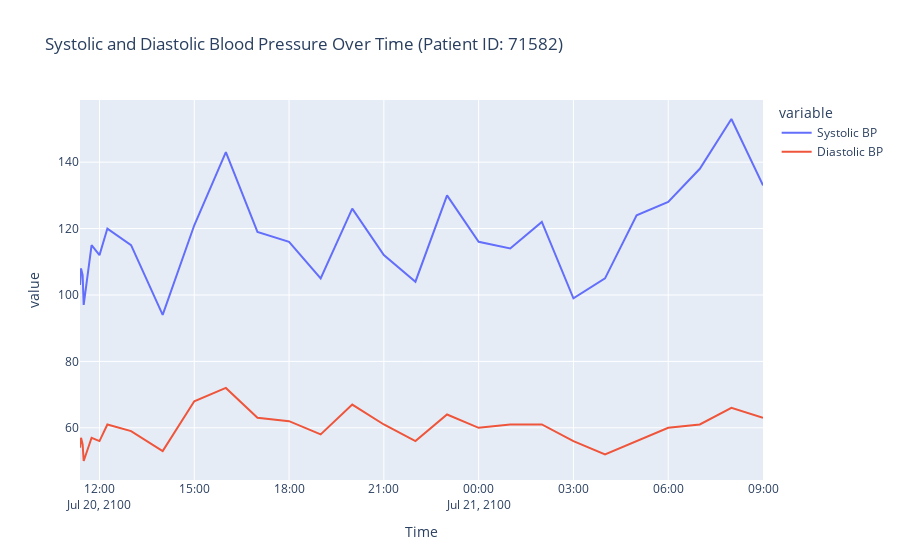

The cell this chart's notebook holds for it:
### Code cell
query = """
SELECT CE.SUBJECT_ID, CE.HADM_ID, CE.ITEMID, CE.VALUE, CE.CHARTTIME
FROM CHARTEVENTS CE
WHERE CE.ITEMID IN (220050, 220051) AND CE.SUBJECT_ID = 71582
ORDER BY CE.CHARTTIME;
"""

# Fetch the data
conn = sqlite3.connect('../Assignment_MIMIC_SQL/database.db')

# Fetch the data
chartevents_df = pd.read_sql(query, conn)

# Close the connection after the query
conn.close()

# Convert CHARTTIME to datetime
chartevents_df['CHARTTIME'] = pd.to_datetime(chartevents_df['CHARTTIME'])

# Map ITEMID to readable names (e.g., Systolic BP and Diastolic BP)
chartevents_df['PARAMETER'] = chartevents_df['ITEMID'].map({220050: 'Systolic BP', 220051: 'Diastolic BP'})

# Pivot the data to separate Systolic and Diastolic BP into different columns
pivot_df = chartevents_df.pivot_table(index='CHARTTIME', 
                                      columns='PARAMETER', 
                                      values='VALUE', 
                                      aggfunc='first').reset_index()

# Create the time series graph
fig = px.line(pivot_df, x='CHARTTIME', y=['Systolic BP', 'Diastolic BP'],
              title="Systolic and Diastolic Blood Pressure Over Time (Patient ID: 71582)",
              labels={'CHARTTIME': 'Time', 'VALUE': 'Blood Pressure (mmHg)'})
fig.show()

### Figure 1 — Plotly figure (JSON) as saved in the notebook; plotly's stock layout.template omitted (floating-point values rounded to 4 significant figures)
{"data": [{"hovertemplate": "variable=Systolic BP<br>Time=%{x}<br>value=%{y}<extra></extra>", "legendgroup": "Systolic BP", "line": {"color": "#636efa", "dash": "solid"}, "marker": {"symbol": "circle"}, "mode": "lines", "name": "Systolic BP", "orientation": "v", "showlegend": true, "type": "scatter", "x": ["2100-07-20T11:23:00.000000000", "2100-07-20T11:25:00.000000000", "2100-07-20T11:28:00.000000000", "2100-07-20T11:30:00.000000000", "2100-07-20T11:45:00.000000000", "2100-07-20T12:00:00.000000000", "2100-07-20T12:15:00.000000000", "2100-07-20T13:00:00.000000000", "2100-07-20T14:00:00.000000000", "2100-07-20T15:00:00.000000000", "2100-07-20T16:00:00.000000000", "2100-07-20T17:00:00.000000000", "2100-07-20T18:00:00.000000000", "2100-07-20T19:00:00.000000000", "2100-07-20T20:00:00.000000000", "2100-07-20T21:00:00.000000000", "2100-07-20T22:00:00.000000000", "2100-07-20T23:00:00.000000000", "2100-07-21T00:00:00.000000000", "2100-07-21T01:00:00.000000000", "2100-07-21T02:00:00.000000000", "2100-07-21T03:00:00.000000000", "2100-07-21T04:00:00.000000000", "2100-07-21T05:00:00.000000000", "2100-07-21T06:00:00.000000000", "2100-07-21T07:00:00.000000000", "2100-07-21T08:00:00.000000000", "2100-07-21T09:00:00.000000000"], "xaxis": "x", "y": [103.0, 108.0, 106.0, 97.0, 115.0, 112.0, 120.0, 115.0, 94.0, 121.0, 143.0, 119.0, 116.0, 105.0, 126.0, 112.0, 104.0, 130.0, 116.0, 114.0, 122.0, 99.0, 105.0, 124.0, 128.0, 138.0, 153.0, 133.0], "yaxis": "y"}, {"hovertemplate": "variable=Diastolic BP<br>Time=%{x}<br>value=%{y}<extra></extra>", "legendgroup": "Diastolic BP", "line": {"color": "#EF553B", "dash": "solid"}, "marker": {"symbol": "circle"}, "mode": "lines", "name": "Diastolic BP", "orientation": "v", "showlegend": true, "type": "scatter", "x": ["2100-07-20T11:23:00.000000000", "2100-07-20T11:25:00.000000000", "2100-07-20T11:28:00.000000000", "2100-07-20T11:30:00.000000000", "2100-07-20T11:45:00.000000000", "2100-07-20T12:00:00.000000000", "2100-07-20T12:15:00.000000000", "2100-07-20T13:00:00.000000000", "2100-07-20T14:00:00.000000000", "2100-07-20T15:00:00.000000000", "2100-07-20T16:00:00.000000000", "2100-07-20T17:00:00.000000000", "2100-07-20T18:00:00.000000000", "2100-07-20T19:00:00.000000000", "2100-07-20T20:00:00.000000000", "2100-07-20T21:00:00.000000000", "2100-07-20T22:00:00.000000000", "2100-07-20T23:00:00.000000000", "2100-07-21T00:00:00.000000000", "2100-07-21T01:00:00.000000000", "2100-07-21T02:00:00.000000000", "2100-07-21T03:00:00.000000000", "2100-07-21T04:00:00.000000000", "2100-07-21T05:00:00.000000000", "2100-07-21T06:00:00.000000000", "2100-07-21T07:00:00.000000000", "2100-07-21T08:00:00.000000000", "2100-07-21T09:00:00.000000000"], "xaxis": "x", "y": [54.0, 57.0, 55.0, 50.0, 57.0, 56.0, 61.0, 59.0, 53.0, 68.0, 72.0, 63.0, 62.0, 58.0, 67.0, 61.0, 56.0, 64.0, 60.0, 61.0, 61.0, 56.0, 52.0, 56.0, 60.0, 61.0, 66.0, 63.0], "yaxis": "y"}], "layout": {"legend": {"title": {"text": "variable"}, "tracegroupgap": 0}, "title": {"text": "Systolic and Diastolic Blood Pressure Over Time (Patient ID: 71582)"}, "xaxis": {"anchor": "y", "domain": [0, 1], "title": {"text": "Time"}}, "yaxis": {"anchor": "x", "domain": [0, 1], "title": {"text": "value"}}}}
